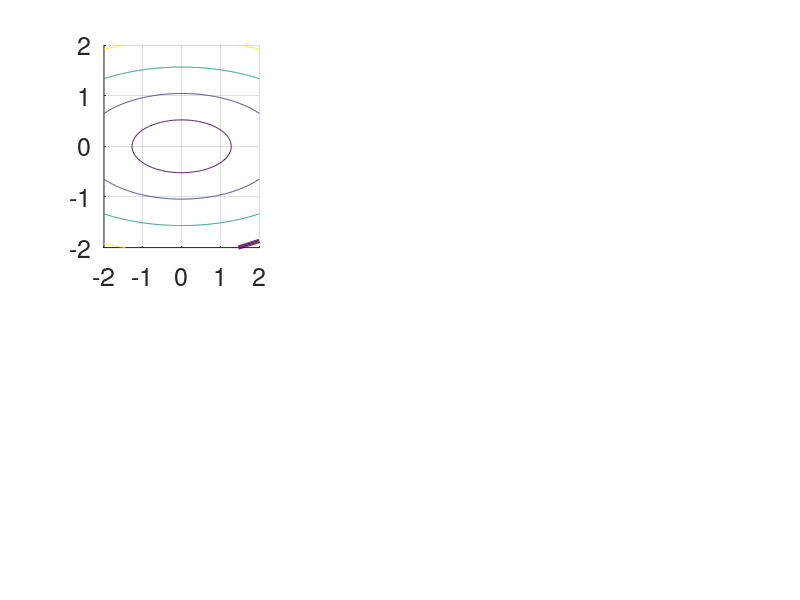

Write MATLAB code to recreate this figure. (Note: this script raises an error after producing the figure.)
%%%
% Visualisation of the action functional surface with equality end constraints for varying parameter values of T
%
close all; clear all;

Veq = 0.5; % balanced excitation and inhibition produces this equilibrium potential
V0 = 0; % After spike reset potential
Vth = 0.9; % Spike generation threshold

cspace = linspace(-2,2,200); % influence of excitatory / inhibitory processes

% One feasible pair of stimulation
RE = 2;
RI = (-Veq - RE*(Veq - 1))/(Veq + 1);

% Derived quantities
gE0 = RE; gI0 = RI;
g0 = gE0 + gI0;
E0 = (1./g0).*(gE0 - gI0);

sigE = sqrt(RE/2);
sigI = sqrt(RI/2);

% Try these values of T
TTs = [0.4, 0.6 , 0.8 , 1 , 1.2 , 1.4];%, 1.6];
% Plotting
figure();
for kk = 1:length(TTs)
    % Compute approximate minimizing value of c1
    TT = TTs(kk);
    tt = linspace(0,TT,200);
    dt = tt(2)-tt(1);
    c1 = (Vth*exp(g0.*TT) - V0 - E0.*(exp(g0.*TT) - 1))./((2./(g0+1)).*(exp(TT.*(g0 + 1)) - 1) - (2./(g0 - 1)).*(exp(TT.*(g0 - 1)) - 1));
    % Compute via Euler integration the end point of the solution process and value of action functional
    [XX,YY] = meshgrid(cspace,cspace);
    ZZ = zeros(size(XX));
    VV = zeros(size(XX));
    for ii = 1:length(cspace)
        for jj = 1:length(cspace)
                % Value of action functional
                ZZ(ii,jj) =  XX(ii,jj).^2.*(exp(2*TT) - 1)./(2*sigE^2) + YY(ii,jj).^2.*(exp(2*TT)-1)./(2*sigI.^2);
                
                % Euler integration
                gEt = XX(ii,jj)*(exp(tt) - exp(-tt));
                gIt = YY(ii,jj)*(exp(tt) - exp(-tt));

                mut = (g0 + gEt + gIt);
                nut = (g0*E0 + gEt - gIt);
                
                gat = cumsum(mut).*dt;
                vt = exp(-gat).*cumsum(nut.*exp(gat)).*dt + V0.*exp(-gat);
                VV(ii,jj) = vt(end);
        end
    end
    % determine minimum from euler simulation
    % select only values that satisfie end constraint & minimize
    constsat = abs(VV - 0.9) < 0.01; 
    ZZsat = ZZ(constsat);
    minval = min(ZZsat); 
    [rmin,cmin] = find(ZZ.*constsat == minval);
    % Plotting
    subplot(2,3,kk)
    set(gca,'FontSize',18)
    hold on; grid on;
    % action functional contour plot
    contour(XX , YY , ZZ , linspace(0,14,15).^2 )
    % end point contour plot
    [~,cconst] = contour(XX , YY , VV, [0.9 , 0.9] , 'LineWidth',3 , 'Color' , [0.7,0.7,0.7]);
    % constraint satisfaction contour plot
    [~,cact] = contour(XX , YY , VV, linspace(0.1,1.9,10) ,  'ShowText','on');
    % theoretical minimum
    ctheo = scatter(c1,-c1,50,'r','filled');
    % empirical minimum
    cempi = scatter(cspace(cmin),cspace(rmin),50, 'g','^','filled','MarkerFaceAlpha',.8);
    if kk == 1
        ylabel('c_3')
    end
    if kk == 5
        xlabel('c_1')
    end
    if kk == 3
        legend([cconst,cact,ctheo,cempi],{'constraint contour','action functional contour','theory c','simulation c'})
    end
    title(sprintf('T = %1.1f',TT))
    
end
